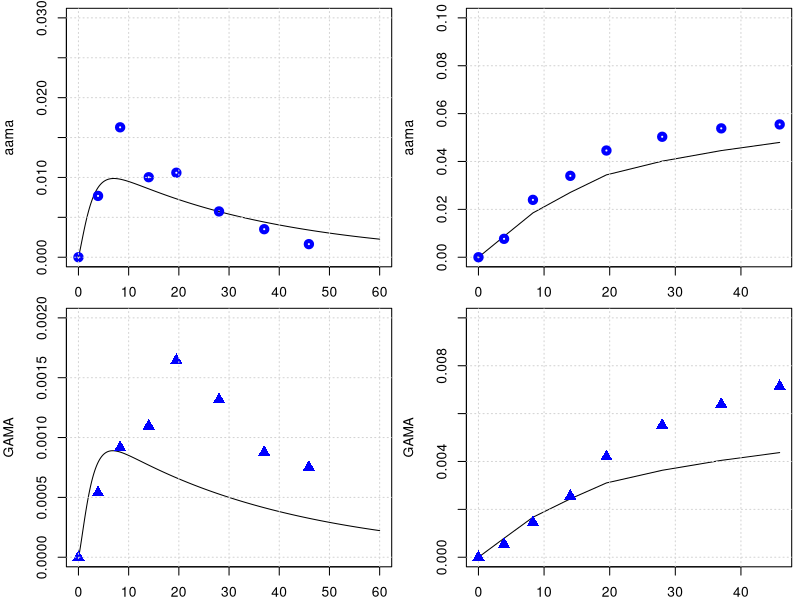

Generate this figure with R:
library(deSolve)
library(minpack.lm)

graphics.off()

#body weight in kg
BW = 70 

# fractions of BW
##https://journals.sagepub.com/doi/pdf/10.1177/ANIB_32_3-4
F_B = 0.079 
F_B_AB = 0.35 #fraction: arterial blood of blood volume
F_B_VB = 0.65 #fraction: venous blood of blood volume
F_Li = 0.026
F_Ki = 0.0044
F_T = 1-(F_B+F_Li+F_Ki)

#organ volumes in L
V_AB <- BW*F_B*F_B_AB 
V_VB <- BW*F_B*F_B_VB 
V_T <- BW*F_T
V_Ki <- BW*F_Ki
V_Li <- BW*F_Li

#cardiac output in L/(kg*h)
##https://journals.sagepub.com/doi/pdf/10.1177/ANIB_32_3-4
QCC = 16 #12.5 # maybe 14 or 6.5 check?
Q_C = QCC*BW^0.75
FQ_P = 2.5/100 

FQ_Li = 0.19
FQ_Ki = 0.255 #total - there is also an aterial flow rate 
FQ_T = 1 -( FQ_Li + FQ_Ki +FQ_P)
Q_Li <- Q_C*FQ_Li
Q_Ki <- Q_C*FQ_Ki
Q_T <- Q_C*FQ_T

# partition coefficient
pAA_TB = 0.4
pAA_KiB = 0.8
pAA_LiB = 0.3

pGA_TB = 0.97
pGA_LiB = 0.5
pGA_KiB = 1.0

#reaction rate constants 
k_AAuptake = 1 #1/h

k_onAA_T = 0.028 #1/h
k_onAA_B = 0.0036 #1/h
k_onAA_Li = 0.071 #1/h
k_onAA_Ki = 0.13 #1/h

k_syn_GSH = 0.025 #mmol/h 
k_cl_GSH = 0.35 #1/h
k_onAA_GSH = 0.55 #L/(mmol h)
k_onGA_GSH = 0.8 #L/(mmol h)

k_onGA_T = 0.089 #1/h
k_onGA_B = 0.0108 #1/h
k_onGA_Ki = k_onAA_T/2 #1/h
k_onGA_Li = 0.215 #1/h

k_exc_AAMA = 0.029      # 0.049 #1/h or 0.13 # this will change the shape
k_exc_GAMA = 0.027     # 0.077 #1/h  # or 0.027
k_exc_GAOH = 0.077     # 1/h
k_exc_GA <- 2.48       # 1/h Q_Ki*0.025
k_exc_AA <- 2


MW_aa = 71   # mg/mmol
MW_ga = 87   # mg/mmol

MW_GSH = 307.32 # mg/mmol

# Maximum velocity for enzymatic reaction 
V_max_p450 = 9 /MW_aa*BW^0.7  # 0.235 mg/h (Tien: AA to GA mmol/hr)
V_max_EH = 20 /MW_ga*BW^0.7  
KM_p450 = 10.0
KM_EH = 100.0

k_0_GSH = 7
### CHECK  WHY     m_GSH_Li = 7.0*V_Li, Tien: 7.0 as in Sweeney is the Initial GSH (mmol/l)

# +++++++++++++++++++++++++++++++++++++++++++++++++++++++++++++++++
# create list of parameter
# +++++++++++++++++++++++++++++++++++++++++++++++++++++++++++++++++
params <- unlist(c(data.frame(pAA_TB, pAA_LiB, pAA_KiB,
                              pGA_TB, pGA_LiB, pGA_KiB,
                              k_onAA_T, k_onAA_B, k_onAA_Li, k_onAA_GSH, k_onAA_Ki,
                              k_onGA_T, k_onGA_B, k_onGA_Li, k_onGA_Ki, k_exc_GA,
                              k_onGA_GSH, k_exc_AAMA, k_exc_GAMA, k_exc_GAOH,
                              k_cl_GSH, V_max_p450, KM_p450, V_max_EH, KM_EH,
                              k_AAuptake)
                          ))
yini <- c(m_AA_AB = 0.0, m_GA_AB = 0.0, m_AA_VB = 0.0, m_GA_VB = 0.0,
          m_AA_Ki = 0.0, m_GA_Ki = 0.0, m_AA_dose = 0 ,
          m_AA_Li = 0.0, m_AAMA = 0.0,  #m_AAMA_urinary = 0.0,
          m_GA_Li = 0.0, m_GAMA = 0.0,
          #m_GAMA_urinary = 0.0, 
          m_GSH_Li = k_0_GSH * V_Li * MW_GSH, 
          m_AA_T = 0.0, m_GA_T = 0.0,
          m_GAOH = 0.0, 
          m_AA_out = 0.0,
          m_AA_accum = 0.0,
          m_AA_free = 0.0,
          m_AA_in = 0.0,
          m_GA_out = 0.0,
          m_GA_accum = 0.0,
          m_GA_free = 0.0,
          m_GA_in = 0.0
)
# ++++++++++++++++++++++++++++++++++++++++++++++++++++++++++++++++++
# PBPK model for Acrylamide 
# ++++++++++++++++++++++++++++++++++++++++++++++++++++++++++++++++++
PBPKmodelAA <- function(t,state,parameter){
  with(as.list(c(t,state,parameter)), {
    #concentrations blood in the organs in mg/L
    c_AA_AB <- m_AA_AB/V_AB
    c_AA_VB <- m_AA_VB/V_VB
    c_AA_T <- m_AA_T/V_T
    c_AA_Li <- m_AA_Li/V_Li
    c_AA_Ki <- m_AA_Ki/V_Ki
    
    c_GSH_Li <- m_GSH_Li/V_Li
    
    c_GA_AB <- m_GA_AB/V_AB
    c_GA_VB <- m_GA_VB/V_VB
    c_GA_T <- m_GA_T/V_T
    c_GA_Li <- m_GA_Li/V_Li
    c_GA_Ki <- m_GA_Ki/V_Ki
    
    # units checked -> mg/h   
    dm_AA_AB <- Q_C*(c_AA_VB - c_AA_AB) -k_onAA_B*m_AA_AB
    dm_GA_AB <- Q_C*(c_GA_VB - c_GA_AB) -k_onGA_B*m_GA_AB
    # units checked -> mg/h   
    dm_AA_VB <- Q_T*(c_AA_T/pAA_TB) +Q_Li*(c_AA_Li/pAA_LiB) +Q_Ki*(c_AA_Ki/pAA_KiB) - Q_C*c_AA_VB -k_onAA_B*m_AA_VB
    dm_GA_VB <- Q_T*(c_GA_T/pGA_TB) +Q_Li*(c_GA_Li/pGA_LiB) +Q_Ki*(c_GA_Ki/pGA_KiB) - Q_C*c_GA_VB -k_onGA_B*m_GA_VB
    # units checked -> mg/h   
    dm_AA_Ki <- Q_Ki*c_AA_AB -Q_Ki*(c_AA_Ki/pAA_KiB) -k_onAA_Ki*m_AA_Ki 
    dm_GA_Ki <- Q_Ki*c_GA_AB -Q_Ki*(c_GA_Ki/pGA_KiB) -k_onGA_Ki*m_GA_Ki 
    # units checked -> mg/h   
    dm_AA_dose <- -k_AAuptake*m_AA_dose
    
    metAA_GSH <- k_onAA_GSH*c_GSH_Li*m_AA_Li / MW_GSH
    metAA_P450 <- V_max_p450 * MW_aa*c_AA_Li/ (KM_p450+c_AA_Li)
    # units checked -> mg/h  
    #   RAL1 = QL*CA1 + KA*STOM - QL*CVL1 - RP450 - RGST1 - rpbl1
    dm_AA_Li <- Q_Li*(c_AA_AB - c_AA_Li/pAA_LiB) + k_AAuptake*m_AA_dose - 
                  k_onAA_Li*m_AA_Li  - metAA_P450 - metAA_GSH
    # Trine: I think the two last parts of the equation should be subtracted. 
    # Metabolism of AA by P450 and EH will remove AA
    
    # Trine try to teach Maria to use github
    
    # units checked -> mg/h   
    dm_AAMA <- metAA_P450  - m_AAMA*k_exc_AAMA
    # units checked -> mg/h
    metGA_GSH <- k_onGA_GSH*c_GSH_Li*m_GA_Li / MW_GSH
    metGA_EH <- (V_max_EH *MW_ga *c_GA_Li)/(KM_EH+c_GA_Li)
    # units checked -> mg/h 
    #  RAL2 = QL*CA2 + KA2*STOM2 - QL*CVL2 + RP450 - RGST2 - REH - rpbl2
    # Trine: I think the two last parts of the equation should be subtracted. 
    # Metabolism of AA by P450 and EH will remove AA
    dm_GA_Li <- Q_Li*(c_GA_AB - c_GA_Li/pGA_LiB) - k_onGA_Li*m_GA_Li + 
                        metAA_P450 - metGA_GSH -metGA_EH
    # units checked -> mg/h, 
    # old: dm_GAMA <-  metGA_GSH - m_GAMA*k_exc_GAMA 
    #Trine: I do not think metGA_EH should be here. That's the metabolism to glyceramide, and will not contribute to GAMA
    # Trine: However I think, maybe, that the metAA_EH shold be here, as the metabolism of AA by EH is producing GA. 
    # Trine: Maybe production of glyceramide should be a separate equation? Need to discuss!!
    dm_GAMA <-  metGA_GSH  -m_GAMA*k_exc_GAMA
    # units checked -> mg  
    # units checked -> mg/h
    # Trine: I think the metAA_P450 and metAA_GSH should not be in this equation. 
    # The metGA_EH and metGA_GSH should be subtracted, as they will remove GA from the liver.
    dm_GSH_Li <-  -k_cl_GSH*m_GSH_Li + metAA_GSH - metGA_GSH
    # units checked -> mg/h   
    dm_AA_T <- Q_T*(c_AA_AB - c_AA_T/pAA_TB) -k_onAA_T*m_AA_T
    dm_GA_T <- Q_T*(c_GA_AB - c_GA_T/pGA_TB) -k_onGA_T*m_GA_T

    dm_GAOH <- metGA_EH -m_GAOH*k_exc_GAMA

    dm_AA_out <- metAA_P450 + metAA_GSH
    dm_AA_accum <- k_onAA_B*m_AA_AB +k_onAA_B*m_AA_VB +k_onAA_T*m_AA_T +k_onAA_Li*m_AA_Li +k_onAA_Ki*m_AA_Ki
    dm_AA_free <- dm_AA_AB + dm_AA_VB +dm_AA_T +dm_AA_Li +dm_AA_Ki
    dm_AA_in <- k_AAuptake*m_AA_dose
    
    dm_GA_out <- metGA_GSH + metGA_EH 
    dm_GA_accum <- k_onGA_B*m_GA_AB +k_onGA_B*m_GA_VB +k_onGA_T*m_GA_T +k_onGA_Li*m_GA_Li +k_onGA_Ki*m_GA_Ki
    dm_GA_free <- dm_GA_AB + dm_GA_VB +dm_GA_T +dm_GA_Li +dm_GA_Ki 
    dm_GA_in <- metGA_GSH +metGA_EH
    
    return(list(c(dm_AA_AB,  dm_GA_AB,  dm_AA_VB,    dm_GA_VB,
                  dm_AA_Ki,  dm_GA_Ki,  dm_AA_dose,  dm_AA_Li,
                  dm_AAMA,  # dm_AAMA_urinary,  
                  dm_GA_Li,  dm_GAMA,
                  #dm_GAMA_urinary,    
                  dm_GSH_Li, dm_AA_T,   dm_GA_T,
                  dm_GAOH,
                  dm_AA_out,
                  dm_AA_accum,
                  dm_AA_free,
                  dm_AA_in,
                  dm_GA_out,
                  dm_GA_accum,
                  dm_GA_free,
                  dm_GA_in
    )))
  })
}
PBPKmodelAA <- compiler::cmpfun(PBPKmodelAA)



################################################################
# manual readout from Kopp and Dekant 2009
################################################################
times <- seq(from = 0, to = 60, by = 0.1)
diet <- data.frame(var = "m_AA_dose", method = "add",
                   time = c(0.0),  value = 0.5 *BW /1000 )  # dose of 0.05 microg/kg bw
out <- ode(y = yini, times = times, func = PBPKmodelAA, parms = params, events = list(data = diet))
yobs_urine <- data.frame(
  time = c(0.0, 3.9, 8.3, 14, 19.5, 28, 37, 45.9),
  AAMA = c(0.0/1000000, 32.8/1000000, 69.5/1000000, 42.8/1000000, 45.2/1000000, 24.5/1000000, 15/1000000, 7/1000000)*234.28, #https://pubchem.ncbi.nlm.nih.gov/compound/N-Acetyl-S-_2-carbamoylethyl_-L-cysteine
  GAMA = c(0.0, 2.15*1e-6, 3.66*1e-6, 4.38*1e-6, 6.57*1e-6, 5.26*1e-6, 3.50*1e-6, 3.0*1e-6)*250.27
)
# plot for AAMA in urinary
par(mfrow=c(2,2),mar=c(2,4,.5,.5))
plot(out[,'time'], out[,'m_AAMA']   ,type = 'l',xlab = 'time', ylab = 'aama', ylim = c(0,.03) )
points(yobs_urine$time, yobs_urine$AAMA , col="blue", lwd = 4) ; grid()
time_points_measure_unrine = c(1, 40, 84, 141, 196, 280 , 371, 460)
tamtam = out[,'m_AAMA'][time_points_measure_unrine ]
plot(yobs_urine$time, cumsum( tamtam ),type = 'l', ylab = 'aama', ylim = c(0,.1), xlab = 'time' ); grid()
points(yobs_urine$time, cumsum(yobs_urine$AAMA) , col="blue", lwd = 4)

# plot for GAMA 
plot(out[,'time'], out[,'m_GAMA']  ,type = 'l',xlab = '', ylab = 'GAMA', ylim = c(0,.002) )
points(yobs_urine$time, yobs_urine$GAMA , col="blue", cex = 1.5, pch = 17); grid()
time_points_measure_unrine = c(1, 40, 84, 141, 196, 280 , 371, 460)
tamtam = out[,'m_GAMA'][time_points_measure_unrine ]
plot(yobs_urine$time, cumsum( tamtam ),type = 'l',xlab = '', ylab = 'GAMA', ylim = c(0,.01) ); grid()
points(yobs_urine$time, cumsum(yobs_urine$GAMA) , col="blue",cex = 1.5, pch = 17)
